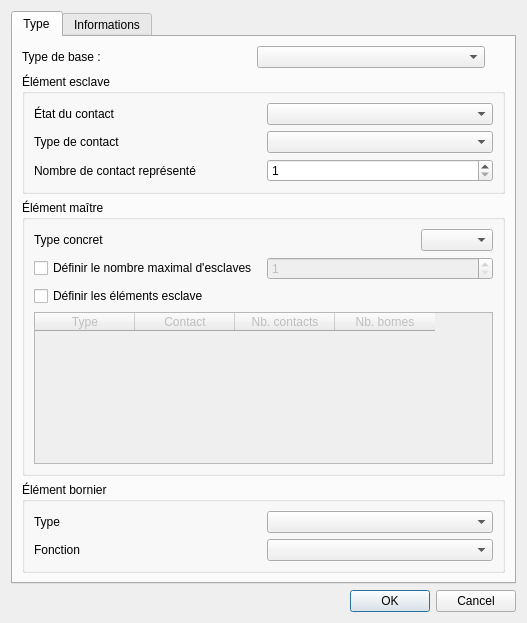
<?xml version="1.0" encoding="UTF-8"?>
<ui version="4.0">
 <class>ElementPropertiesEditorWidget</class>
 <widget class="QDialog" name="ElementPropertiesEditorWidget">
  <property name="geometry">
   <rect>
    <x>0</x>
    <y>0</y>
    <width>527</width>
    <height>492</height>
   </rect>
  </property>
  <property name="windowTitle">
   <string>Propriété de l'élément</string>
  </property>
  <property name="sizeGripEnabled">
   <bool>false</bool>
  </property>
  <layout class="QVBoxLayout" name="verticalLayout">
   <item>
    <widget class="QTabWidget" name="tabWidget">
     <property name="currentIndex">
      <number>0</number>
     </property>
     <widget class="QWidget" name="Type">
      <attribute name="title">
       <string>Type</string>
      </attribute>
      <layout class="QVBoxLayout" name="verticalLayout_3">
       <item>
        <layout class="QHBoxLayout" name="horizontalLayout">
         <item>
          <widget class="QLabel" name="label">
           <property name="text">
            <string>Type de base :</string>
           </property>
          </widget>
         </item>
         <item>
          <widget class="QComboBox" name="m_base_type_cb"/>
         </item>
        <item>
         <spacer name="verticalSpacer_2">
          <property name="orientation">
           <enum>Qt::Vertical</enum>
          </property>
          <property name="sizeHint" stdset="0">
           <size>
            <width>20</width>
            <height>40</height>
           </size>
          </property>
         </spacer>
        </item>
       </layout>
       </item>
       <item>
        <widget class="QGroupBox" name="m_slave_gb">
         <property name="title">
          <string>Élément esclave</string>
         </property>
         <layout class="QVBoxLayout" name="verticalLayout_2">
          <item>
           <layout class="QGridLayout" name="gridLayout">
            <item row="3" column="1">
             <widget class="QSpinBox" name="m_number_ctc">
              <property name="minimum">
               <number>1</number>
              </property>
             </widget>
            </item>
            <item row="3" column="0">
             <widget class="QLabel" name="label_4">
              <property name="text">
               <string>Nombre de contact représenté</string>
              </property>
             </widget>
            </item>
            <item row="2" column="0">
             <widget class="QLabel" name="label_3">
              <property name="text">
               <string>Type de contact</string>
              </property>
             </widget>
            </item>
            <item row="1" column="0">
             <widget class="QLabel" name="label_2">
              <property name="text">
               <string>État du contact</string>
              </property>
             </widget>
            </item>
            <item row="1" column="1">
             <widget class="QComboBox" name="m_state_cb"/>
            </item>
            <item row="2" column="1">
             <widget class="QComboBox" name="m_type_cb"/>
            </item>
           </layout>
          </item>
         </layout>
        </widget>
       </item>
       <item>
        <widget class="QGroupBox" name="m_master_gb">
         <property name="title">
          <string>Élément maître</string>
         </property>
           <layout class="QGridLayout" name="gridLayout_3">
            <item row="0" column="0" colspan="2">
             <layout class="QHBoxLayout" name="type_concret_layout">
              <item>
               <widget class="QLabel" name="label_5">
                <property name="text">
                 <string>Type concret</string>
                </property>
               </widget>
              </item>
              <item>
               <spacer name="type_concret_spacer">
                <property name="orientation">
                 <enum>Qt::Horizontal</enum>
                </property>
                <property name="sizeHint" stdset="0">
                 <size>
                  <width>40</width>
                  <height>20</height>
                 </size>
                </property>
               </spacer>
              </item>
              <item>
               <widget class="QComboBox" name="m_master_type_cb"/>
              </item>
             </layout>
            </item>
          <item row="1" column="0">
           <widget class="QCheckBox" name="max_slaves_checkbox">
            <property name="text">
             <string>Définir le nombre maximal d'esclaves</string>
            </property>
           </widget>
          </item>
          <item row="1" column="1">
           <widget class="QSpinBox" name="max_slaves_spinbox">
            <property name="enabled">
             <bool>false</bool>
            </property>
            <property name="minimum">
             <number>1</number>
            </property>
           </widget>
          </item>
          <item row="2" column="0">
           <widget class="QCheckBox" name="m_slave_groups_checkbox">
            <property name="text">
             <string>Définir les éléments esclave</string>
            </property>
           </widget>
          </item>
          <item row="3" column="0" colspan="2">
           <widget class="QTableWidget" name="m_slave_groups_table">
            <property name="enabled">
             <bool>false</bool>
            </property>
            <property name="minimumSize">
             <size>
              <width>0</width>
              <height>150</height>
             </size>
            </property>
            <property name="selectionMode">
             <enum>QAbstractItemView::SingleSelection</enum>
            </property>
            <property name="selectionBehavior">
             <enum>QAbstractItemView::SelectRows</enum>
            </property>
            <property name="columnCount">
             <number>4</number>
            </property>
            <column>
             <property name="text">
              <string>Type</string>
             </property>
            </column>
            <column>
             <property name="text">
              <string>Contact</string>
             </property>
            </column>
            <column>
             <property name="text">
              <string>Nb. contacts</string>
             </property>
            </column>
            <column>
             <property name="text">
              <string>Nb. bornes</string>
             </property>
            </column>
           </widget>
          </item>
         </layout>
        </widget>
       </item>
       <item>
        <widget class="QGroupBox" name="m_terminal_gb">
         <property name="title">
          <string>Élément bornier</string>
         </property>
         <layout class="QGridLayout" name="gridLayout_2">
          <item row="0" column="0">
           <widget class="QLabel" name="label_6">
            <property name="text">
             <string>Type</string>
            </property>
           </widget>
          </item>
          <item row="1" column="0">
           <widget class="QLabel" name="label_7">
            <property name="text">
             <string>Fonction</string>
            </property>
           </widget>
          </item>
          <item row="0" column="1">
           <widget class="QComboBox" name="m_terminal_type_cb"/>
          </item>
          <item row="1" column="1">
           <widget class="QComboBox" name="m_terminal_func_cb"/>
          </item>
         </layout>
        </widget>
       </item>
       </layout>
     </widget>
     <widget class="QWidget" name="Informations">
      <attribute name="title">
       <string>Informations</string>
      </attribute>
      <layout class="QVBoxLayout" name="verticalLayout_4">
       <item>
        <widget class="QTreeWidget" name="m_tree">
         <attribute name="headerDefaultSectionSize">
          <number>150</number>
         </attribute>
         <column>
          <property name="text">
           <string>Nom</string>
          </property>
         </column>
         <column>
          <property name="text">
           <string>Valeurs</string>
          </property>
         </column>
        </widget>
       </item>
      </layout>
     </widget>
    </widget>
   </item>
   <item>
    <widget class="QDialogButtonBox" name="m_buttonBox">
     <property name="orientation">
      <enum>Qt::Horizontal</enum>
     </property>
     <property name="standardButtons">
      <set>QDialogButtonBox::Cancel|QDialogButtonBox::Ok</set>
     </property>
    </widget>
   </item>
  </layout>
 </widget>
 <resources/>
 <connections>
  <connection>
   <sender>m_buttonBox</sender>
   <signal>accepted()</signal>
   <receiver>ElementPropertiesEditorWidget</receiver>
   <slot>accept()</slot>
   <hints>
    <hint type="sourcelabel">
     <x>248</x>
     <y>254</y>
    </hint>
    <hint type="destinationlabel">
     <x>157</x>
     <y>274</y>
    </hint>
   </hints>
  </connection>
  <connection>
   <sender>m_buttonBox</sender>
   <signal>rejected()</signal>
   <receiver>ElementPropertiesEditorWidget</receiver>
   <slot>reject()</slot>
   <hints>
    <hint type="sourcelabel">
     <x>316</x>
     <y>260</y>
    </hint>
    <hint type="destinationlabel">
     <x>286</x>
     <y>274</y>
    </hint>
   </hints>
  </connection>
 </connections>
</ui>
